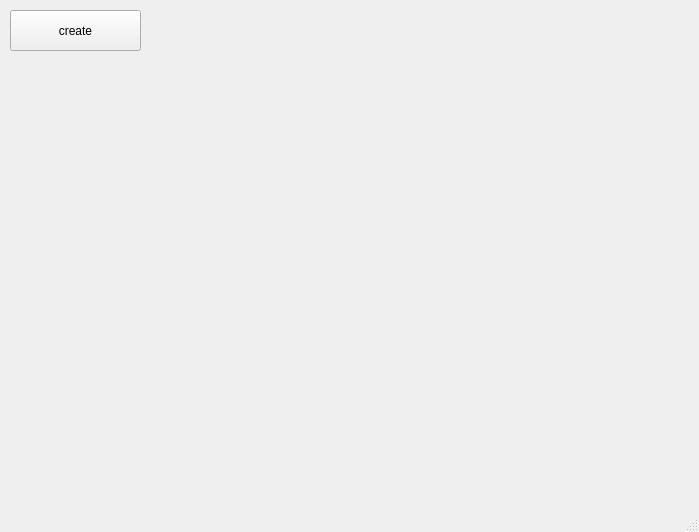
<?xml version="1.0" encoding="UTF-8"?>
<ui version="4.0">
 <class>MainWindow</class>
 <widget class="QMainWindow" name="MainWindow">
  <property name="geometry">
   <rect>
    <x>0</x>
    <y>0</y>
    <width>699</width>
    <height>532</height>
   </rect>
  </property>
  <property name="windowTitle">
   <string>MainWindow</string>
  </property>
  <widget class="QWidget" name="centralwidget">
   <widget class="QPushButton" name="pushButton">
    <property name="geometry">
     <rect>
      <x>10</x>
      <y>10</y>
      <width>131</width>
      <height>41</height>
     </rect>
    </property>
    <property name="text">
     <string>create</string>
    </property>
   </widget>
  </widget>
  <widget class="QMenuBar" name="menubar">
   <property name="geometry">
    <rect>
     <x>0</x>
     <y>0</y>
     <width>699</width>
     <height>21</height>
    </rect>
   </property>
  </widget>
  <widget class="QStatusBar" name="statusbar"/>
 </widget>
 <resources/>
 <connections/>
</ui>
